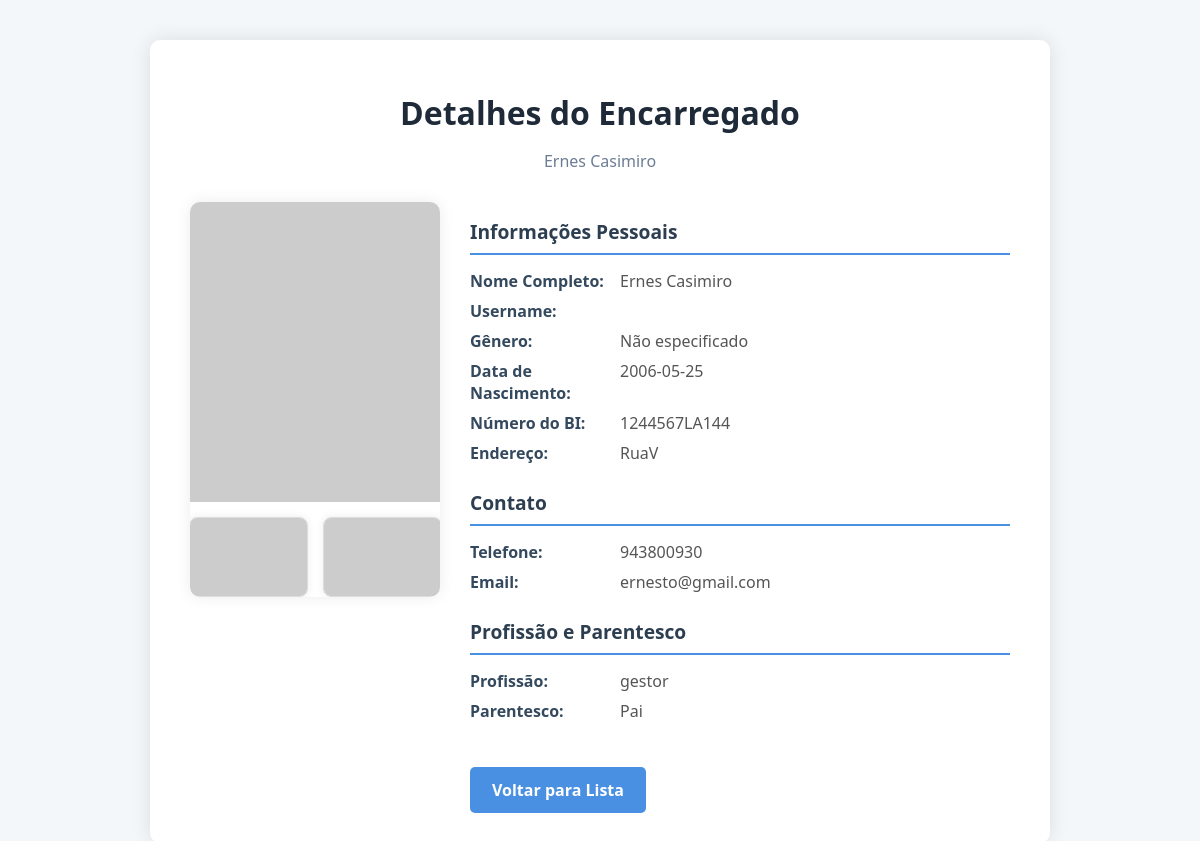
Page /admin/view_guardian.php?id=5 on the committed database.
### tables this page shows
CREATE TABLE `encarregados` (
  `id` int(11) NOT NULL,
  `fname` varchar(100) NOT NULL,
  `lname` varchar(100) NOT NULL,
  `data_nascimento` date NOT NULL,
  `genero` enum('M','F','O') NOT NULL,
  `num_bi` varchar(20) NOT NULL,
  `foto_bi1` varchar(255) NOT NULL,
  `foto_bi2` varchar(255) NOT NULL,
  `endereco` varchar(255) NOT NULL,
  `telefone` varchar(20) NOT NULL,
  `email` varchar(100) NOT NULL,
  `profissao` varchar(100) NOT NULL,
  `parentesco` enum('Pai','Mãe','Tio','Tia','Avô','Avó','Irmão','Irmã','Outro') NOT NULL,
  `fotoperfil` varchar(255) NOT NULL,
  `password` varchar(255) NOT NULL,
  `created_at` timestamp NOT NULL DEFAULT current_timestamp(),
  `updated_at` timestamp NOT NULL DEFAULT current_timestamp() ON UPDATE current_timestamp(),
  `username` varchar(100) DEFAULT NULL
);

### admin/view_guardian.php (the view, shortened to what this page needs)
<?php
include('dbconnection.php');
$id = (int)$_GET['id'];
try {
    $stmt = $conn->prepare("SELECT * FROM encarregados WHERE id = ?");
    $stmt->execute([$id]);
    $g = $stmt->fetch(PDO::FETCH_ASSOC);
} catch (PDOException $e) {
    die("Erro ao buscar encarregado: " . $e->getMessage());
}
?>
<!DOCTYPE html>
<html lang="pt-BR">
<head>
</head>
<body>
<div class="container">
    <h1>Detalhes do Encarregado</h1>
    <p class="subtitle"><?= htmlspecialchars($g['fname'] . ' ' . $g['lname']); ?></p>
    <div class="card">
        <div class="card-image">
            <?php if (!empty($g['fotoperfil']) && file_exists($g['fotoperfil'])): ?>
                <img src="<?= htmlspecialchars($g['fotoperfil']); ?>" alt="Foto de <?= htmlspecialchars($g['fname']); ?>" />
            <?php else: ?>
                <img src="https://via.placeholder.com/250x300?text=Sem+Foto" alt="Sem foto de perfil" />
            <?php endif; ?>
            <div class="bi-photos">
                <?php if (!empty($g['foto_bi1']) && file_exists($g['foto_bi1'])): ?>
                    <img src="<?= htmlspecialchars($g['foto_bi1']); ?>" alt="Foto BI Frente" title="Foto BI Frente" />
                <?php else: ?>
                    <img src="https://via.placeholder.com/120x80?text=BI+Frente" alt="Sem foto BI Frente" />
                <?php endif; ?>
                <?php if (!empty($g['foto_bi2']) && file_exists($g['foto_bi2'])): ?>
                    <img src="<?= htmlspecialchars($g['foto_bi2']); ?>" alt="Foto BI Verso" title="Foto BI Verso" />
                <?php else: ?>
                    <img src="https://via.placeholder.com/120x80?text=BI+Verso" alt="Sem foto BI Verso" />
                <?php endif; ?>
            </div>
        </div>
        <div class="card-info">
            <div class="info-section">
                <h2>Informações Pessoais</h2>
                <div class="info-row"><div class="info-label">Nome Completo:</div><div class="info-value"><?= htmlspecialchars($g['fname'] . ' ' . $g['lname']); ?></div></div>
                <div class="info-row"><div class="info-label">Username:</div><div class="info-value"><?= htmlspecialchars($g['username']); ?></div></div>
                <?php
                    $generoFormatado = 'Não especificado';
                ?>
                <div class="info-row">
                    <div class="info-label">Gênero:</div>
                    <div class="info-value"><?= htmlspecialchars($generoFormatado); ?></div>
                </div>
                <div class="info-row"><div class="info-label">Data de Nascimento:</div><div class="info-value"><?= htmlspecialchars($g['data_nascimento']); ?></div></div>
                <div class="info-row"><div class="info-label">Número do BI:</div><div class="info-value"><?= htmlspecialchars($g['num_bi']); ?></div></div>
                <div class="info-row"><div class="info-label">Endereço:</div><div class="info-value"><?= htmlspecialchars($g['endereco']); ?></div></div>
            </div>
            <div class="info-section">
                <h2>Contato</h2>
                <div class="info-row"><div class="info-label">Telefone:</div><div class="info-value"><?= htmlspecialchars($g['telefone']); ?></div></div>
                <div class="info-row"><div class="info-label">Email:</div><div class="info-value"><?= htmlspecialchars($g['email']); ?></div></div>
            </div>
            <div class="info-section">
                <h2>Profissão e Parentesco</h2>
                <div class="info-row"><div class="info-label">Profissão:</div><div class="info-value"><?= htmlspecialchars($g['profissao']); ?></div></div>
                <div class="info-row"><div class="info-label">Parentesco:</div><div class="info-value"><?= htmlspecialchars($g['parentesco']); ?></div></div>
            </div>
            <a href="guardians.php" class="btn-back">Voltar para Lista</a>
        </div>
    </div>
</div>
</body>
</html>

### admin/view_guardian.php (style rules this page uses)
* { box-sizing: border-box; }
body { font-family: 'Segoe UI', Tahoma, Geneva, Verdana, sans-serif; background: #f4f7fa; color: #333; margin: 0; padding: 0 15px; }
.container { max-width: 900px; margin: 40px auto; background: white; border-radius: 10px; box-shadow: 0 0 20px rgba(0,0,0,0.1); padding: 30px 40px; }
h1 { font-weight: 700; font-size: 2rem; margin-bottom: 10px; color: #1e2a38; text-align: center; }
.subtitle { text-align: center; font-size: 1rem; color: #6b7c93; margin-bottom: 30px; }
.card { display: flex; gap: 30px; flex-wrap: wrap; align-items: flex-start; }
.card-image { flex: 0 0 250px; border-radius: 10px; overflow: hidden; box-shadow: 0 0 15px rgba(0,0,0,0.08); }
.card-image img { width: 100%; height: auto; display: block; }
.bi-photos { display: flex; gap: 15px; margin-top: 15px; justify-content: center; }
.bi-photos img { width: 120px; height: 80px; object-fit: cover; border-radius: 8px; box-shadow: 0 0 8px rgba(0,0,0,0.07); border: 1px solid #ddd; }
.card-info { flex: 1; min-width: 280px; }
.info-section { margin-bottom: 25px; }
.info-section h2 { font-size: 1.2rem; border-bottom: 2px solid #4a90e2; padding-bottom: 8px; margin-bottom: 15px; color: #2c3e50; }
.info-row { display: flex; flex-wrap: wrap; margin-bottom: 8px; }
.info-label { flex: 0 0 150px; font-weight: 600; color: #34495e; }
.info-value { flex: 1; color: #555; word-wrap: break-word; }
.btn-back { display: inline-block; background-color: #4a90e2; color: white; padding: 12px 22px; border-radius: 5px; text-decoration: none; font-weight: 600; transition: background-color 0.3s ease; margin-top: 20px; }

### rows in the picture
encarregados: fname+lname "Ernes Casimiro", data_nascimento "2006-05-25", num_bi "1244567LA144", endereco "RuaV", telefone "943800930", email "ernesto@gmail.com", profissao "gestor", parentesco "Pai"

### other values in the picture
$generoFormatado "Não especificado"
